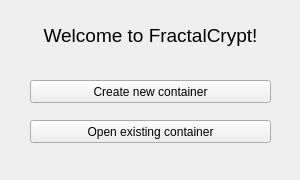
<?xml version="1.0" encoding="UTF-8"?>
<ui version="4.0">
 <class>StartWindow</class>
 <widget class="QWidget" name="StartWindow">
  <property name="geometry">
   <rect>
    <x>0</x>
    <y>0</y>
    <width>300</width>
    <height>180</height>
   </rect>
  </property>
  <property name="minimumSize">
   <size>
    <width>300</width>
    <height>180</height>
   </size>
  </property>
  <property name="maximumSize">
   <size>
    <width>300</width>
    <height>180</height>
   </size>
  </property>
  <property name="windowTitle">
   <string>FractalCrypt</string>
  </property>
  <widget class="QPushButton" name="createButton">
   <property name="geometry">
    <rect>
     <x>30</x>
     <y>80</y>
     <width>241</width>
     <height>23</height>
    </rect>
   </property>
   <property name="text">
    <string>Create new container</string>
   </property>
  </widget>
  <widget class="QPushButton" name="openButton">
   <property name="geometry">
    <rect>
     <x>30</x>
     <y>120</y>
     <width>241</width>
     <height>23</height>
    </rect>
   </property>
   <property name="text">
    <string>Open existing container</string>
   </property>
  </widget>
  <widget class="QLabel" name="welcomeLabel">
   <property name="geometry">
    <rect>
     <x>10</x>
     <y>10</y>
     <width>281</width>
     <height>51</height>
    </rect>
   </property>
   <property name="font">
    <font>
     <pointsize>14</pointsize>
    </font>
   </property>
   <property name="text">
    <string>Welcome to FractalCrypt!</string>
   </property>
   <property name="alignment">
    <set>Qt::AlignCenter</set>
   </property>
  </widget>
 </widget>
 <resources/>
 <connections/>
</ui>
